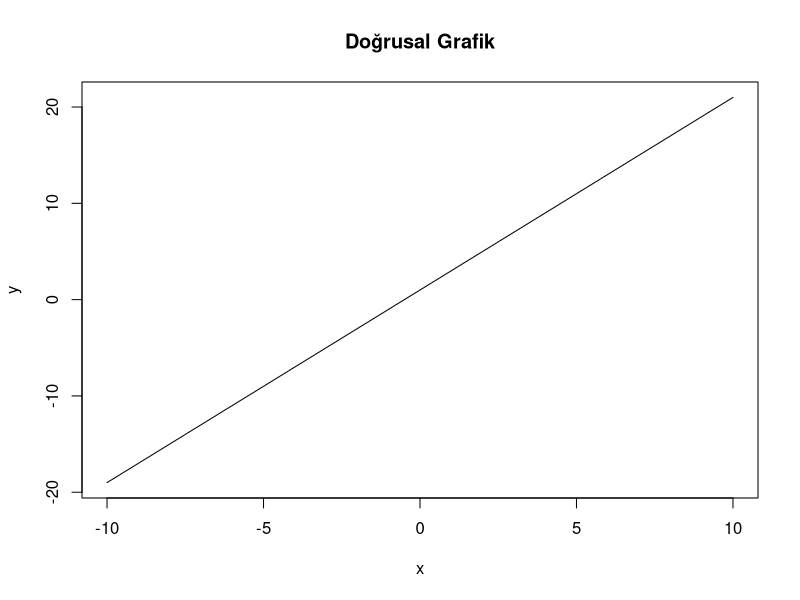

Generate this figure with R:
# Eğim ve Doğrusal Grafik

## Eğim
egim <- function(x1, y1, x2, y2) {
  (y2 - y1) / (x2 - x1)
}

egim(1, 3, 3, 7)

## Doğrusal Grafik
dogru_grafik <- function(m, b) {
  x <- seq(-10, 10, by = 0.1)
  y <- m * x + b
  
  plot(x, y, type = "l",
       main = "Doğrusal Grafik",
       xlab = "x", ylab = "y")
}

dogru_grafik(2, 1)
